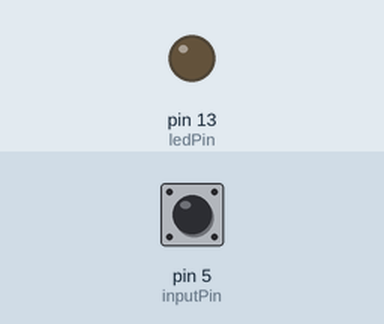
The sketch below on a simulated Arduino Uno, built with avr-gcc and run on an emulated ATmega328P. Shown: output pins drawn as LEDs (lit = HIGH). The inputs (shaded band) are chosen by the test bench; at power-on: pin 5 (inputPin) HIGH.

Above: at 1.2 s.
1.3 s: pin 5 (inputPin) pulled LOW for 0.15 s
At 1.4 s:
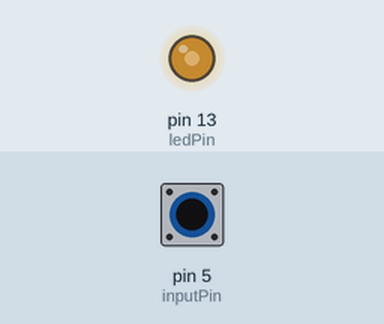
3.0 s: pin 5 (inputPin) pulled LOW for 1 s
At 5.1 s:
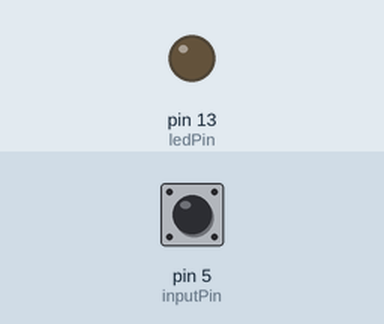
5.5 s: pin 5 (inputPin) pulled LOW for 3.2 s
At 6.2 s:
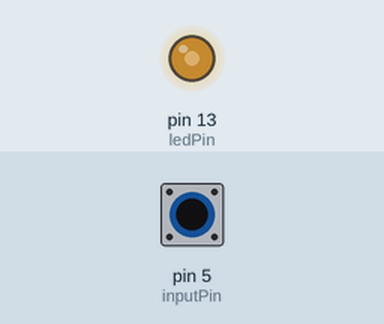
Timing chart, 0 to 10.2 s (numbered marks = the images above; inputs shaded):
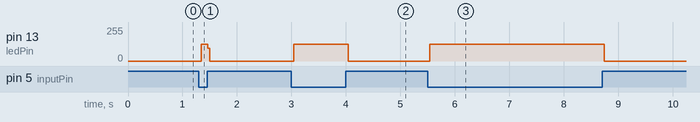

The sketch:

sketch_06_05.pde
```cpp
//sketch 06-05

int inputPin = 5;
int ledPin = 13;
int ledValue = LOW;

void setup()
{
  pinMode(inputPin, INPUT);
  digitalWrite(inputPin, HIGH);
  pinMode(ledPin, OUTPUT);
}

void loop()
{
  if (digitalRead(inputPin) == LOW)
  {
     ledValue = ! ledValue;
     digitalWrite(ledPin, ledValue);
  }
}
```

Measured:
- after the input at 1.3 s, pin 13 (ledPin): 0/255 → 126/255 at once, → 0/255 0.12 s later
- after the input at 3.0 s, pin 13 (ledPin): 0/255 → 126/255 at once, → 0/255 1.0 s later
- after the input at 5.5 s, pin 13 (ledPin): 0/255 → 126/255 at once, → 0/255 3.2 s later
